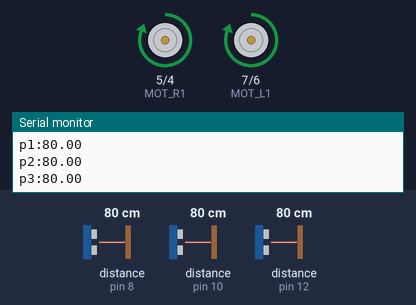
This sketch was run on a simulated Arduino Uno, built with avr-gcc and run on an emulated ATmega328P. Parts: motor-driver pin pairs drawn as motors (green arrow = first pin HIGH = forward, orange = second pin HIGH = backward, longer = more drive), the last lines printed to the serial monitor. The test bench sets the inputs (shaded band); at power-on: distance to the obstacle (sensors on pin 8, pin 10, pin 12) 80 cm. The echo pulse lasts 58.3 µs per cm.

Above: at 1.2 s.
1.3 s: distance to the obstacle (sensor on pin 8) set to 22 cm
2.8 s: distance to the obstacle (sensor on pin 8) set to 18 cm
At 4.1 s:
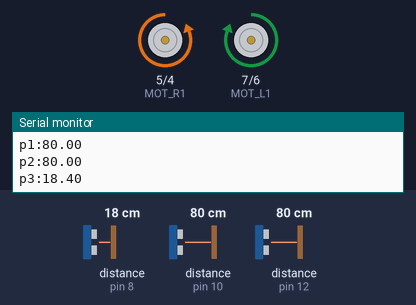
5.8 s: distance to the obstacle (sensor on pin 8) set to 35 cm
10.4 s: distance to the obstacle (sensor on pin 10) set to 22 cm
11.9 s: distance to the obstacle (sensor on pin 10) set to 17 cm
At 12.3 s:
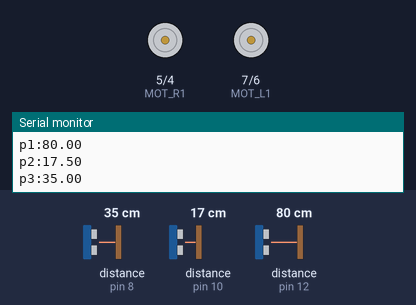
Timing chart, 0 to 15.9 s (numbered marks = the images above; inputs shaded):
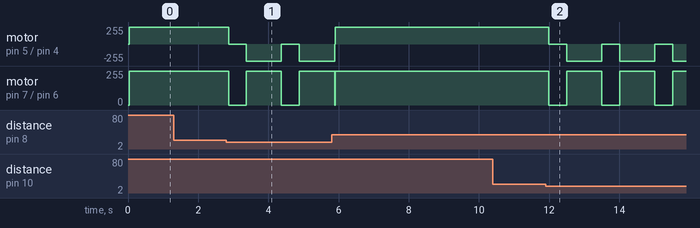

The sketch:

cleaner.ino
```cpp
#include <Ultrasonic.h>
#define SONAR_COEFF 0.1

const int TRIG1 = 13;
const int ECHO1 = 12;
const int TRIG2 = 11;
const int ECHO2 = 10;
const int TRIG3 = 9;
const int ECHO3 = 8;
const int MOT_L1 = 7;
const int MOT_L2 = 6;
const int MOT_R1 = 5;
const int MOT_R2 = 4;

Ultrasonic sonar1(TRIG1, ECHO1);
Ultrasonic sonar2(TRIG2, ECHO2);
Ultrasonic sonar3(TRIG3, ECHO3);

float p1, p2, p3;
const int distance = 20;

void setup() {
  Serial.begin(9600);
  pinMode(MOT_R1, OUTPUT);
  pinMode(MOT_R2, OUTPUT);
  pinMode(MOT_L1, OUTPUT);
  pinMode(MOT_L2, OUTPUT);
  p1 = sonar1.distanceRead();
  p2 = sonar2.distanceRead();
  p3 = sonar3.distanceRead();
}

void loop() {
  float u1 = sonar1.distanceRead();
  float u2 = sonar2.distanceRead();
  float u3 = sonar3.distanceRead();

  Serial.print(u1);
  Serial.print("\t");
  Serial.print(u2);
  Serial.print("\t");
  Serial.println(u3);

  if(u1 > 0)
    p1 = SONAR_COEFF * p1 + (1 - SONAR_COEFF) * u1;
  if(u2 > 0)
    p2 = SONAR_COEFF * p2 + (1 - SONAR_COEFF) * u2;
  if(u3 > 0)
    p3 = SONAR_COEFF * p3 + (1 - SONAR_COEFF) * u3;
  Serial.print("p1:");
  Serial.println(p1);
  Serial.print("p2:");
  Serial.println(p2);
  Serial.print("p3:");
  Serial.println(p3);
  if ((p1 < distance && u1 > 0) || (p2 < distance && u2 > 0) || (p3 < distance && u3 > 0)) {
    digitalWrite(MOT_L1, LOW);
    digitalWrite(MOT_L2, LOW);
    digitalWrite(MOT_R1, LOW);
    digitalWrite(MOT_R2, LOW);
    delay(500);
    digitalWrite(MOT_L1, HIGH);
    digitalWrite(MOT_L2, LOW);
    digitalWrite(MOT_R1, LOW);
    digitalWrite(MOT_R2, HIGH);
    delay(1000);
    digitalWrite(MOT_L1, LOW);
    digitalWrite(MOT_L2, LOW);
    digitalWrite(MOT_R1, LOW);
    digitalWrite(MOT_R2, LOW);
  } else {
    digitalWrite(MOT_L1, HIGH);
    digitalWrite(MOT_L2, LOW);
    digitalWrite(MOT_R1, HIGH);
    digitalWrite(MOT_R2, LOW);
  }
}
```

Measured:
- the behaviour switches between 20 and 19 cm on distance to the obstacle (sensor on pin 8) (found by bisection; images 0 and 1)
- the behaviour switches between 20 and 19 cm on distance to the obstacle (sensor on pin 10) (found by bisection; images 1 and 2)
- after the input at 2.8 s, motor on pin 5 (MOT_R1) / pin 4 (MOT_R2): alternates backward 255/255 for 1.0 s and stopped for 0.51 s, starting after 0.07 s; motor on pin 7 (MOT_L1) / pin 6 (MOT_L2): alternates forward 255/255 for 1.0 s and stopped for 0.51 s, starting after 0.07 s
- after the input at 11.9 s, motor on pin 5 (MOT_R1) / pin 4 (MOT_R2): alternates backward 255/255 for 1.0 s and stopped for 0.51 s, starting after 0.10 s; motor on pin 7 (MOT_L1) / pin 6 (MOT_L2): alternates forward 255/255 for 1.0 s and stopped for 0.51 s, starting after 0.10 s
